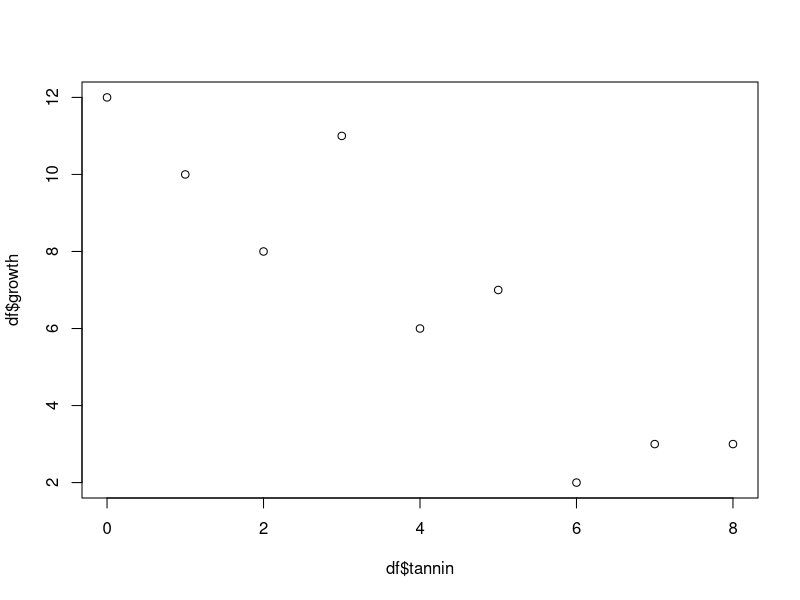
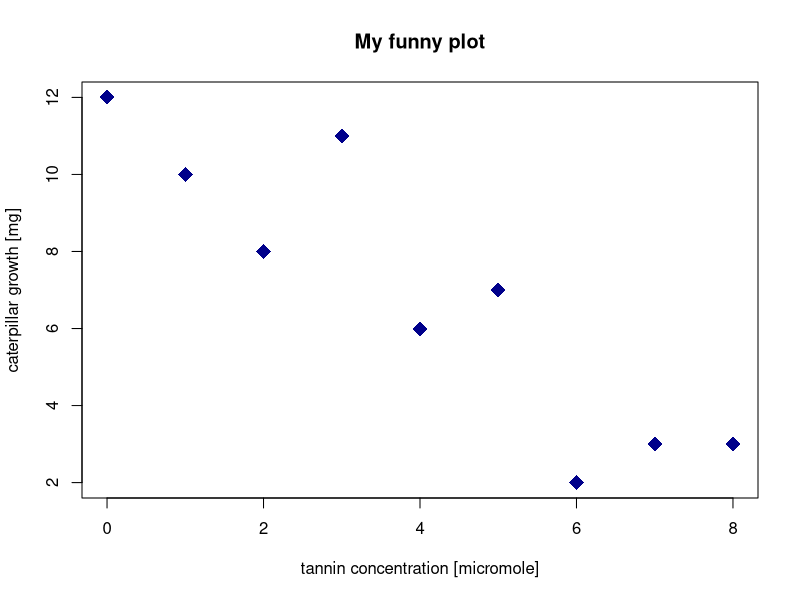

Write the R code that produced these figures, in order. (Note: this script raises an error after producing the figures.)
# data pertains to growth of caterpillars [mg] in relation to tannin concentration [micromole] in their diet
df <- read.table("regression.txt", header=T)

# inspection
names(df)  # column names
str(df)
dim(df)  # dimensions
summary(df)
View(df)

# data examination
plot(df$tannin, df$growth)

# try changing the look of your graph
plot(df$tannin, df$growth, xlab="tannin concentration [micromole]", ylab="caterpillar growth [mg]", main="My funny plot", pch=18, col="darkblue", cex=2)

# clear all plots
dev.off(dev.list()["RStudioGD"]) 

# building linear model
model <- lm(growth ~ tannin, data=df)

# draw the regression line associated with the model
abline(model, col="darkgreen")

# inspect model
summary(model)
summary(model)$coefficients
summary(model)$r.squared

# residuals are normally distributed
# get residuals with either model$residuals OR resid(model)
model$residuals
hist(model$residuals)
plot(model$residuals)
shapiro.test(model$residuals)

# error measures
# sum of squared errors
SSE = sum(model$residuals^2)
# root mean squared error
RMSE = sqrt(mean(model$residuals^2))
# total sum of squares
SST = sum((mean(df$growth) - df$growth)^2)
# R-squared
r2 = 1 - SSE/SST

# try it out with other data sets
